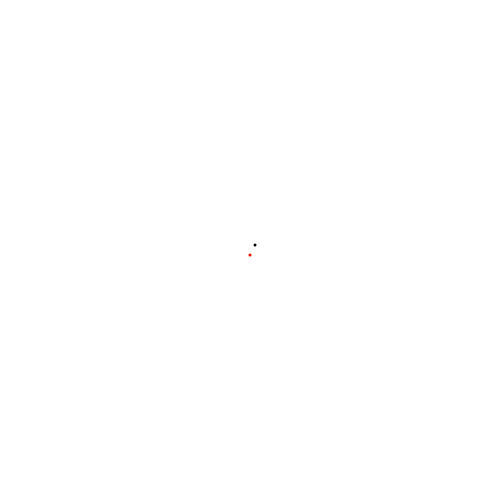
Frame 1 (no input)
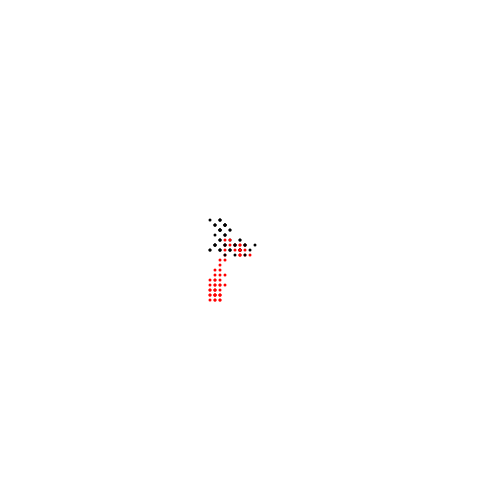
Frame 60 (no input)
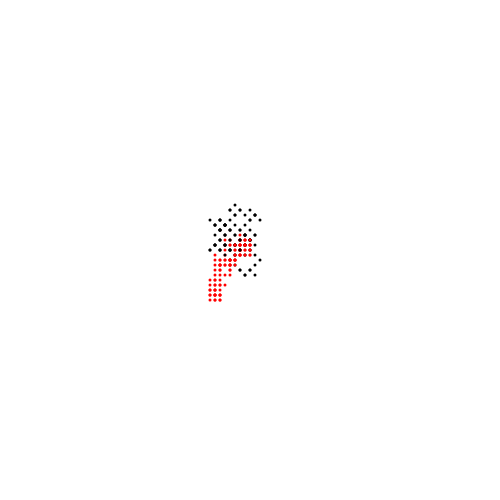
Frame 120 (the mouse pressed at the canvas centre since frame 60)

The p5.js sketch that drew these frames (run headless with seeded random() and noise() and a simulated clock; from frame 60 on, the mouse is pressed at the canvas centre):

// p5.js sketch
// ── sketch.js
var x=250;
var y=250;
var x2 = 250;
var y2 = 250;
var step = 5;

// 函数setup() ：准备阶段
function setup() {
	createCanvas(500,500);

}

// 函数draw()：作画阶段
function draw() {
	//drawBoard();// 清理画布

	var coin1 = 
		random(0,1)>0.5?true:false;
	/*
	if(random(0,1)>0.5)
	{
		coin1 = true;
	}
	else
	{
		coin1 = false;
	}*/

	if(coin1)
	{
		x+=step;
	}
	else
	{
		x-=step;
	}
	
	var coin2 = 
		random(0,1)>0.5?true:false;
	if(coin2)
	{
		y+=step;
	}
	else
	{
		y-=step;
	}

	fill(0);
	noStroke();
	ellipse(x,y,3,3);


	choice = random(0,4);
	if(choice<1)
	{
		x2+=step;
	}
	else if(choice>=1&&choice<2)
	{
		x2-=step;
	}
	else if(choice>=2&&choice<3)
	{
		y2+=step;
	}
	else if(choice>=3&&choice<4)
	{
		y2-=step;
	}
	
	fill(255,0,0,255);
	noStroke();
	ellipse(x2,y2,3,3);

}

function drawBoard() {
	push();
	fill(255,10);// 填充白色
	rect(-1,-1,width+1,height+1);
	noFill();
	rect(0,0,width-1,height-1);
	pop();
}
